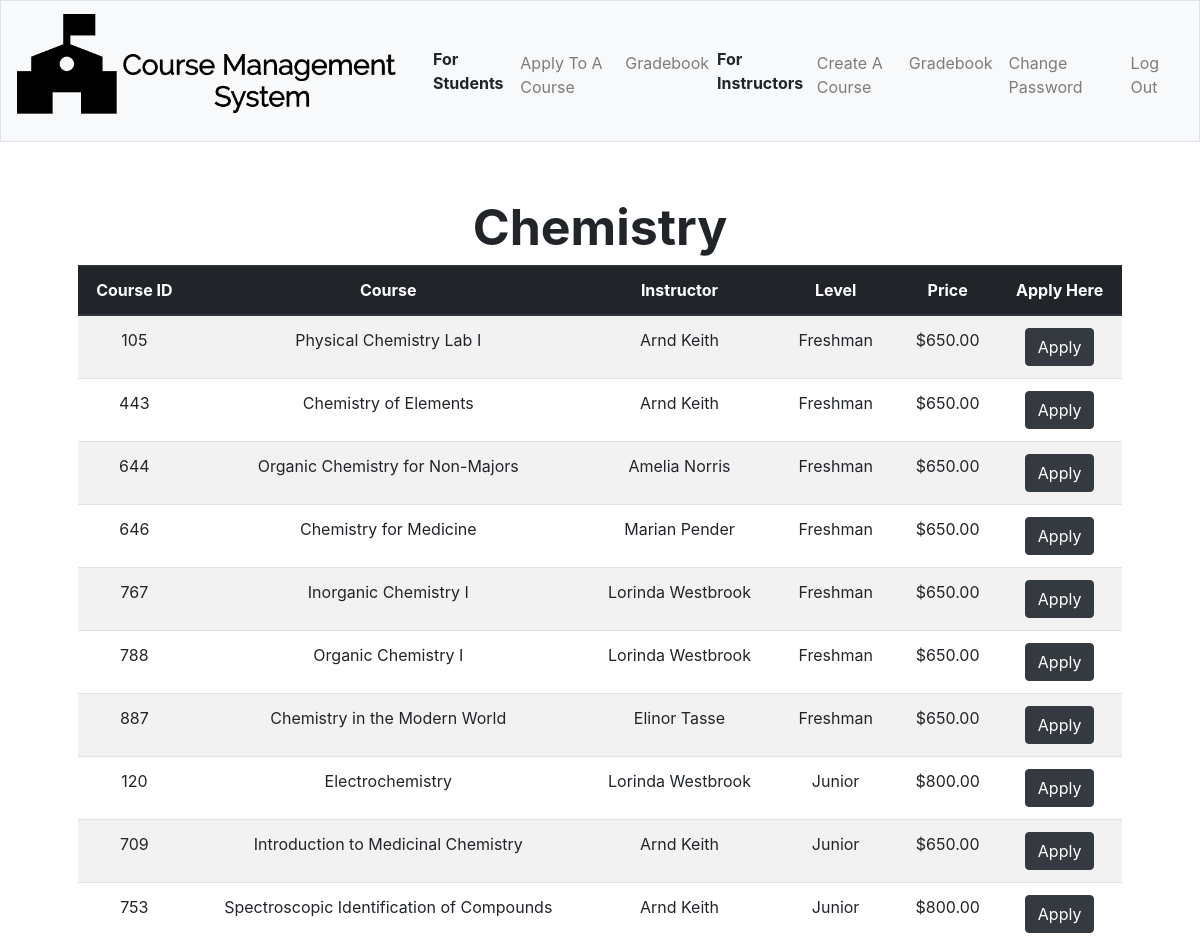
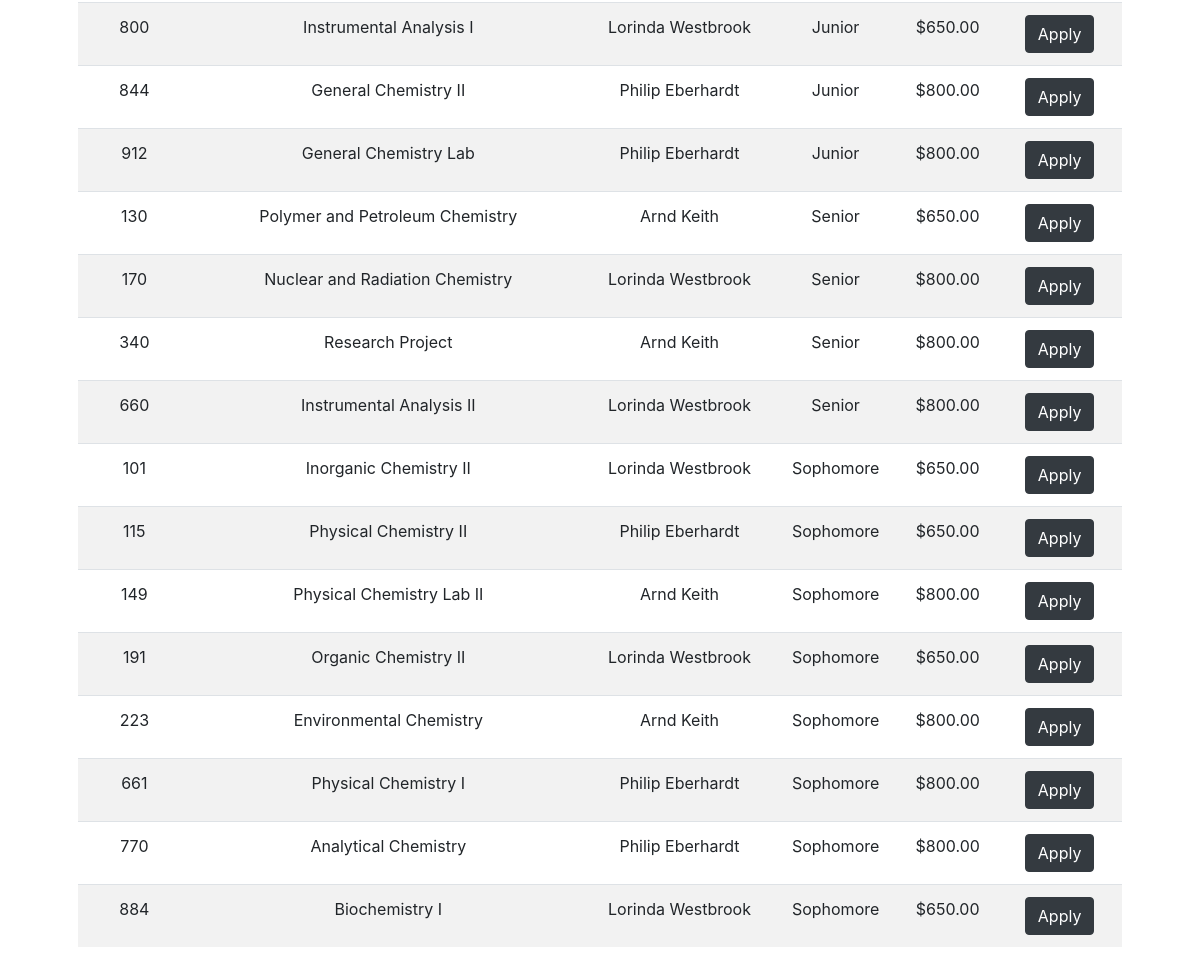
The app's page /chem (signed in) with its own data (2 pictures, top to bottom).
### tables this page shows
CREATE TABLE 'courses' ('id' integer PRIMARY KEY NOT NULL, 'instructor' text, 'name' text, 'total' INTEGER, 'subject' text, 'price' integer DEFAULT 650, 'level' text);

### application.py (the view, shortened to what this page needs)
@app.route("/chem", methods=["GET", "POST"])
@login_required
def chem():
    if request.method =="GET":
        courses=db.execute("SELECT * FROM courses WHERE subject = 'Chemistry' ORDER BY courses.level, courses.id")
        return render_template("subjects/chem.html", courses=courses)

### application.py (called while the page is built)
@app.after_request
def after_request(response):
    response.headers["Cache-Control"] = "no-cache, no-store, must-revalidate"
    response.headers["Expires"] = 0
    response.headers["Pragma"] = "no-cache"
    return response

### helpers.py (called while the page is built)
def login_required(f):
    @wraps(f)
    def decorated_function(*args, **kwargs):
        if session.get("user_id") is None:
            return redirect("/login")
        return f(*args, **kwargs)
    return decorated_function

def usd(value):
    return f"${value:,.2f}"

### templates/subjects/chem.html (shortened to what this page needs)
{% extends "layout.html" %}
{% block main %}
<div style = "font-size: 50px; text-align:middle;"> <b> Chemistry</b></div>
<table class="table table-striped">
        <thead class="thead-dark">
            <tr>
                <th>Course ID</th>
                <th>Course</th>
                <th>Instructor</th>
                <th>Level</th>
                <th>Price</th>
                <th>Apply Here</th>
            </tr>
        </thead>
        <tbody>
 <tbody>
                {% for row in courses %}
                <tr>
                    <td>{{row["id"]}}</td>
                    <td>{{row["name"]}}</td>
                    <td>{{row["instructor"]}}</td>
                    <td>{{row["level"]}}</td>
                    <td>{{row["price"]|usd}}</td>
                    <form action="/chem" method="post">
                    <td><button class="btn btn-dark" name = "cid" type="submit" value = "{{row['id']}}">Apply</button></td>
                            </form>
                </tr>
                {% endfor %}
        </tbody>
    </table>
{% endblock %}

### records on screen
courses: id "105", name "Physical Chemistry Lab I", instructor "Arnd Keith", level "Freshman", price "$650.00"
courses: id "443", name "Chemistry of Elements", instructor "Arnd Keith", level "Freshman", price "$650.00"
courses: id "644", name "Organic Chemistry for Non-Majors", instructor "Amelia Norris", level "Freshman", price "$650.00"
courses: id "646", name "Chemistry for Medicine", instructor "Marian Pender", level "Freshman", price "$650.00"
courses: id "767", name "Inorganic Chemistry I", instructor "Lorinda Westbrook", level "Freshman", price "$650.00"
courses: id "788", name "Organic Chemistry I", instructor "Lorinda Westbrook", level "Freshman", price "$650.00"
courses: id "887", name "Chemistry in the Modern World", instructor "Elinor Tasse", level "Freshman", price "$650.00"
courses: id "120", name "Electrochemistry", instructor "Lorinda Westbrook", level "Junior", price "$800.00"
courses: id "709", name "Introduction to Medicinal Chemistry", instructor "Arnd Keith", level "Junior", price "$650.00"
courses: id "753", name "Spectroscopic Identification of Compounds", instructor "Arnd Keith", level "Junior", price "$800.00"
courses: id "800", name "Instrumental Analysis I", instructor "Lorinda Westbrook", level "Junior", price "$650.00"
courses: id "844", name "General Chemistry II", instructor "Philip Eberhardt", level "Junior", price "$800.00"
courses: id "912", name "General Chemistry Lab", instructor "Philip Eberhardt", level "Junior", price "$800.00"
courses: id "130", name "Polymer and Petroleum Chemistry", instructor "Arnd Keith", level "Senior", price "$650.00"
courses: id "170", name "Nuclear and Radiation Chemistry", instructor "Lorinda Westbrook", level "Senior", price "$800.00"
courses: id "340", name "Research Project", instructor "Arnd Keith", level "Senior", price "$800.00"
courses: id "660", name "Instrumental Analysis II", instructor "Lorinda Westbrook", level "Senior", price "$800.00"
courses: id "101", name "Inorganic Chemistry II", instructor "Lorinda Westbrook", level "Sophomore", price "$650.00"
courses: id "115", name "Physical Chemistry II", instructor "Philip Eberhardt", level "Sophomore", price "$650.00"
courses: id "149", name "Physical Chemistry Lab II", instructor "Arnd Keith", level "Sophomore", price "$800.00"
courses: id "191", name "Organic Chemistry II", instructor "Lorinda Westbrook", level "Sophomore", price "$650.00"
courses: id "223", name "Environmental Chemistry", instructor "Arnd Keith", level "Sophomore", price "$800.00"
courses: id "661", name "Physical Chemistry I", instructor "Philip Eberhardt", level "Sophomore", price "$800.00"
courses: id "770", name "Analytical Chemistry", instructor "Philip Eberhardt", level "Sophomore", price "$800.00"
courses: id "884", name "Biochemistry I", instructor "Lorinda Westbrook", level "Sophomore", price "$650.00"
